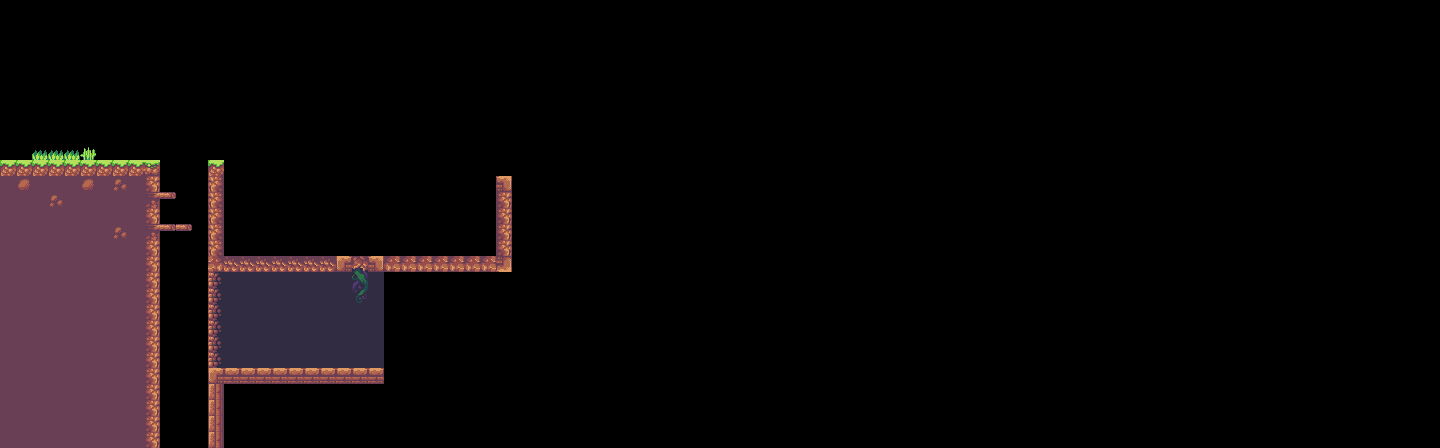

Below is a game level as drawn by its tile map, then a one-line description and the .tmx file that defines it, in full:
An orthogonal 90x28 tile map with 16x16 px tiles, 1 tile layer (Tile Layer 1).

<map version="1.10" tiledversion="1.10.1" orientation="orthogonal" renderorder="right-down" width="90" height="28" tilewidth="16" tileheight="16" infinite="0" nextlayerid="2" nextobjectid="1">
 <tileset firstgid="1" source="TileSheet.tsx" />
 <layer id="1" name="Tile Layer 1" width="90" height="28">
  <data encoding="csv">
0,0,0,0,0,0,0,0,0,0,0,0,0,0,0,0,0,0,0,0,0,0,0,0,0,0,0,0,0,0,0,0,0,0,0,0,0,0,0,0,0,0,0,0,0,0,0,0,0,0,0,0,0,0,0,0,0,0,0,0,0,0,0,0,0,0,0,0,0,0,0,0,0,0,0,0,0,0,0,0,0,0,0,0,0,0,0,0,0,0,
0,0,0,0,0,0,0,0,0,0,0,0,0,0,0,0,0,0,0,0,0,0,0,0,0,0,0,0,0,0,0,0,0,0,0,0,0,0,0,0,0,0,0,0,0,0,0,0,0,0,0,0,0,0,0,0,0,0,0,0,0,0,0,0,0,0,0,0,0,0,0,0,0,0,0,0,0,0,0,0,0,0,0,0,0,0,0,0,0,0,
0,0,0,0,0,0,0,0,0,0,0,0,0,0,0,0,0,0,0,0,0,0,0,0,0,0,0,0,0,0,0,0,0,0,0,0,0,0,0,0,0,0,0,0,0,0,0,0,0,0,0,0,0,0,0,0,0,0,0,0,0,0,0,0,0,0,0,0,0,0,0,0,0,0,0,0,0,0,0,0,0,0,0,0,0,0,0,0,0,0,
0,0,0,0,0,0,0,0,0,0,0,0,0,0,0,0,0,0,0,0,0,0,0,0,0,0,0,0,0,0,0,0,0,0,0,0,0,0,0,0,0,0,0,0,0,0,0,0,0,0,0,0,0,0,0,0,0,0,0,0,0,0,0,0,0,0,0,0,0,0,0,0,0,0,0,0,0,0,0,0,0,0,0,0,0,0,0,0,0,0,
0,0,0,0,0,0,0,0,0,0,0,0,0,0,0,0,0,0,0,0,0,0,0,0,0,0,0,0,0,0,0,0,0,0,0,0,0,0,0,0,0,0,0,0,0,0,0,0,0,0,0,0,0,0,0,0,0,0,0,0,0,0,0,0,0,0,0,0,0,0,0,0,0,0,0,0,0,0,0,0,0,0,0,0,0,0,0,0,0,0,
0,0,0,0,0,0,0,0,0,0,0,0,0,0,0,0,0,0,0,0,0,0,0,0,0,0,0,0,0,0,0,0,0,0,0,0,0,0,0,0,0,0,0,0,0,0,0,0,0,0,0,0,0,0,0,0,0,0,0,0,0,0,0,0,0,0,0,0,0,0,0,0,0,0,0,0,0,0,0,0,0,0,0,0,0,0,0,0,0,0,
0,0,0,0,0,0,0,0,0,0,0,0,0,0,0,0,0,0,0,0,0,0,0,0,0,0,0,0,0,0,0,0,0,0,0,0,0,0,0,0,0,0,0,0,0,0,0,0,0,0,0,0,0,0,0,0,0,0,0,0,0,0,0,0,0,0,0,0,0,0,0,0,0,0,0,0,0,0,0,0,0,0,0,0,0,0,0,0,0,0,
0,0,0,0,0,0,0,0,0,0,0,0,0,0,0,0,0,0,0,0,0,0,0,0,0,0,0,0,0,0,0,0,0,0,0,0,0,0,0,0,0,0,0,0,0,0,0,0,0,0,0,0,0,0,0,0,0,0,0,0,0,0,0,0,0,0,0,0,0,0,0,0,0,0,0,0,0,0,0,0,0,0,0,0,0,0,0,0,0,0,
0,0,0,0,0,0,0,0,0,0,0,0,0,0,0,0,0,0,0,0,0,0,0,0,0,0,0,0,0,0,0,0,0,0,0,0,0,0,0,0,0,0,0,0,0,0,0,0,0,0,0,0,0,0,0,0,0,0,0,0,0,0,0,0,0,0,0,0,0,0,0,0,0,0,0,0,0,0,0,0,0,0,0,0,0,0,0,0,0,0,
0,0,184,184,184,186,0,0,0,0,0,0,0,0,0,0,0,0,0,0,0,0,0,0,0,0,0,0,0,0,0,0,0,0,0,0,0,0,0,0,0,0,0,0,0,0,0,0,0,0,0,0,0,0,0,0,0,0,0,0,0,0,0,0,0,0,0,0,0,0,0,0,0,0,0,0,0,0,0,0,0,0,0,0,0,0,0,0,0,0,
28,28,28,28,28,28,28,28,28,30,0,0,0,28,0,0,0,0,0,0,0,0,0,0,0,0,0,0,0,0,0,0,0,0,0,0,0,0,0,0,0,0,0,0,0,0,0,0,0,0,0,0,0,0,0,0,0,0,0,0,0,0,0,0,0,0,0,0,0,0,0,0,0,0,0,0,0,0,0,0,0,0,0,0,0,0,0,0,0,0,
82,188,82,82,82,188,82,190,82,84,0,0,0,80,0,0,0,0,0,0,0,0,0,0,0,0,0,0,0,0,0,202,0,0,0,0,0,0,0,0,0,0,0,0,0,0,0,0,0,0,0,0,0,0,0,0,0,0,0,0,0,0,0,0,0,0,0,0,0,0,0,0,0,0,0,0,0,0,0,0,0,0,0,0,0,0,0,0,0,0,
82,82,82,190,82,82,82,82,82,86,87,0,0,80,0,0,0,0,0,0,0,0,0,0,0,0,0,0,0,0,0,84,0,0,0,0,0,0,0,0,0,0,0,0,0,0,0,0,0,0,0,0,0,0,0,0,0,0,0,0,0,0,0,0,0,0,0,0,0,0,0,0,0,0,0,0,0,0,0,0,0,0,0,0,0,0,0,0,0,0,
82,82,82,82,82,82,82,82,82,84,0,0,0,80,0,0,0,0,0,0,0,0,0,0,0,0,0,0,0,0,0,84,0,0,0,0,0,0,0,0,0,0,0,0,0,0,0,0,0,0,0,0,0,0,0,0,0,0,0,0,0,0,0,0,0,0,0,0,0,0,0,0,0,0,0,0,0,0,0,0,0,0,0,0,0,0,0,0,0,0,
82,82,82,82,82,82,82,190,82,86,87,87,0,80,0,0,0,0,0,0,0,0,0,0,0,0,0,0,0,0,0,84,0,0,0,0,0,0,0,0,0,0,0,0,0,0,0,0,0,0,0,0,0,0,0,0,0,0,0,0,0,0,0,0,0,0,0,0,0,0,0,0,0,0,0,0,0,0,0,0,0,0,0,0,0,0,0,0,0,0,
82,82,82,82,82,82,82,82,82,84,0,0,0,80,0,0,0,0,0,0,0,0,0,0,0,0,0,0,0,0,0,84,0,0,0,0,0,0,0,0,0,0,0,0,0,0,0,0,0,0,0,0,0,0,0,0,0,0,0,0,0,0,0,0,0,0,0,0,0,0,0,0,0,0,0,0,0,0,0,0,0,0,0,0,0,0,0,0,0,0,
82,82,82,82,82,82,82,82,82,84,0,0,0,132,134,134,134,134,134,134,134,198,348,202,136,136,136,136,136,136,136,306,0,0,0,0,0,0,0,0,0,0,0,0,0,0,0,0,0,0,0,0,0,0,0,0,0,0,0,0,0,0,0,0,0,0,0,0,0,0,0,0,0,0,0,0,0,0,0,0,0,0,0,0,0,0,0,0,0,0,
82,82,82,82,82,82,82,82,82,84,0,0,0,419,473,473,473,473,473,473,473,473,374,473,0,0,0,0,0,0,0,0,0,0,0,0,0,0,0,0,0,0,0,0,0,0,0,0,0,0,0,0,0,0,0,0,0,0,0,0,0,0,0,0,0,0,0,0,0,0,0,0,0,0,0,0,0,0,0,0,0,0,0,0,0,0,0,0,0,0,
82,82,82,82,82,82,82,82,82,84,0,0,0,419,473,473,473,473,473,473,473,473,400,473,0,0,0,0,0,0,0,0,0,0,0,0,0,0,0,0,0,0,0,0,0,0,0,0,0,0,0,0,0,0,0,0,0,0,0,0,0,0,0,0,0,0,0,0,0,0,0,0,0,0,0,0,0,0,0,0,0,0,0,0,0,0,0,0,0,0,
82,82,82,82,82,82,82,82,82,84,0,0,0,419,473,473,473,473,473,473,473,473,473,473,0,0,0,0,0,0,0,0,0,0,0,0,0,0,0,0,0,0,0,0,0,0,0,0,0,0,0,0,0,0,0,0,0,0,0,0,0,0,0,0,0,0,0,0,0,0,0,0,0,0,0,0,0,0,0,0,0,0,0,0,0,0,0,0,0,0,
82,82,82,82,82,82,82,82,82,84,0,0,0,419,473,473,473,473,473,473,473,473,473,473,0,0,0,0,0,0,0,0,0,0,0,0,0,0,0,0,0,0,0,0,0,0,0,0,0,0,0,0,0,0,0,0,0,0,0,0,0,0,0,0,0,0,0,0,0,0,0,0,0,0,0,0,0,0,0,0,0,0,0,0,0,0,0,0,0,0,
82,82,82,82,82,82,82,82,82,84,0,0,0,419,473,473,473,473,473,473,473,473,473,473,0,0,0,0,0,0,0,0,0,0,0,0,0,0,0,0,0,0,0,0,0,0,0,0,0,0,0,0,0,0,0,0,0,0,0,0,0,0,0,0,0,0,0,0,0,0,0,0,0,0,0,0,0,0,0,0,0,0,0,0,0,0,0,0,0,0,
82,82,82,82,82,82,82,82,82,84,0,0,0,419,473,473,473,473,473,473,473,473,473,473,0,0,0,0,0,0,0,0,0,0,0,0,0,0,0,0,0,0,0,0,0,0,0,0,0,0,0,0,0,0,0,0,0,0,0,0,0,0,0,0,0,0,0,0,0,0,0,0,0,0,0,0,0,0,0,0,0,0,0,0,0,0,0,0,0,0,
82,82,82,82,82,82,82,82,82,84,0,0,0,198,200,200,200,200,200,200,200,200,200,200,0,0,0,0,0,0,0,0,0,0,0,0,0,0,0,0,0,0,0,0,0,0,0,0,0,0,0,0,0,0,0,0,0,0,0,0,0,0,0,0,0,0,0,0,0,0,0,0,0,0,0,0,0,0,0,0,0,0,0,0,0,0,0,0,0,0,
82,82,82,82,82,82,82,82,82,84,0,0,0,250,0,0,0,0,0,0,0,0,0,0,0,0,0,0,0,0,0,0,0,0,0,0,0,0,0,0,0,0,0,0,0,0,0,0,0,0,0,0,0,0,0,0,0,0,0,0,0,0,0,0,0,0,0,0,0,0,0,0,0,0,0,0,0,0,0,0,0,0,0,0,0,0,0,0,0,0,
82,82,82,82,82,82,82,82,82,84,0,0,0,250,0,0,0,0,0,0,0,0,0,0,0,0,0,0,0,0,0,0,0,0,0,0,0,0,0,0,0,0,0,0,0,0,0,0,0,0,0,0,0,0,0,0,0,0,0,0,0,0,0,0,0,0,0,0,0,0,0,0,0,0,0,0,0,0,0,0,0,0,0,0,0,0,0,0,0,0,
82,82,82,82,82,82,82,82,82,84,0,0,0,250,0,0,0,0,0,0,0,0,0,0,0,0,0,0,0,0,0,0,0,0,0,0,0,0,0,0,0,0,0,0,0,0,0,0,0,0,0,0,0,0,0,0,0,0,0,0,0,0,0,0,0,0,0,0,0,0,0,0,0,0,0,0,0,0,0,0,0,0,0,0,0,0,0,0,0,0,
82,82,82,82,82,82,82,82,82,84,0,0,0,250,0,0,0,0,0,0,0,0,0,0,0,0,0,0,0,0,0,0,0,0,0,0,0,0,0,0,0,0,0,0,0,0,0,0,0,0,0,0,0,0,0,0,0,0,0,0,0,0,0,0,0,0,0,0,0,0,0,0,0,0,0,0,0,0,0,0,0,0,0,0,0,0,0,0,0,0
</data>
 </layer>
</map>